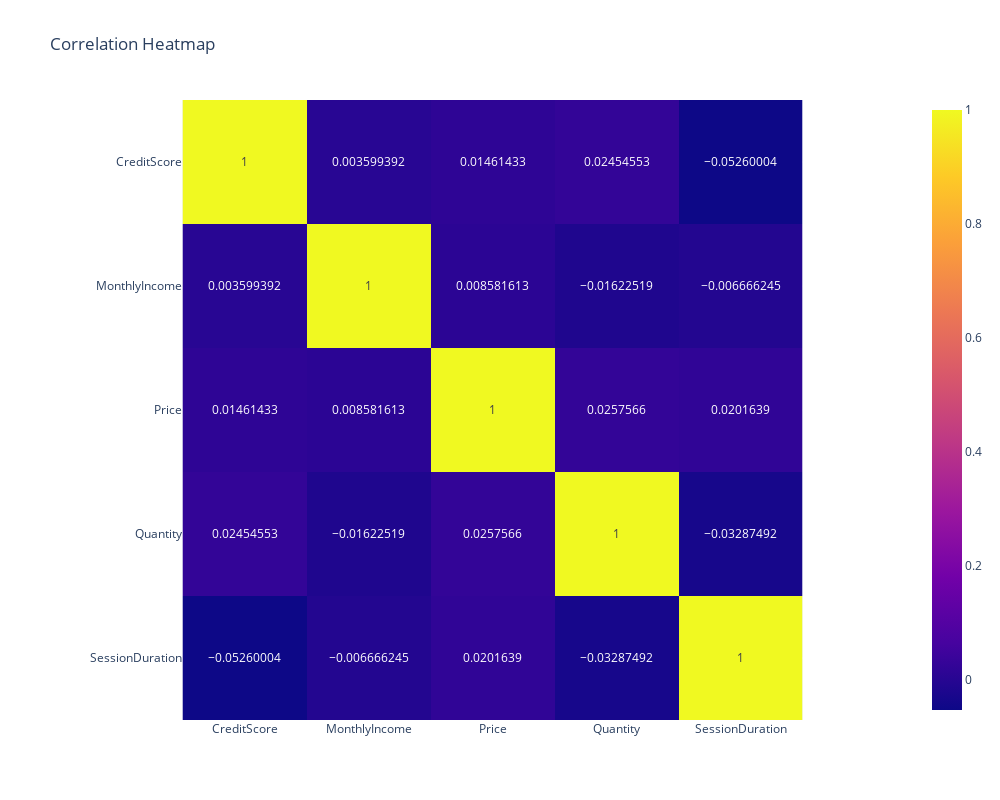

The notebook cell this image was saved under:
### Code cell
# Correlation Heatmap
corr_matrix = df[['CreditScore', 'MonthlyIncome', 'Price', 'Quantity', 'SessionDuration']].corr()
fig = px.imshow(corr_matrix, text_auto=True, title='Correlation Heatmap')
fig.update_layout(height = 800,width = 1000)
fig.show()

### Figure 1 — Plotly figure (JSON) as saved in the notebook; plotly's stock layout.template omitted (floating-point values rounded to 4 significant figures)
{"data": [{"coloraxis": "coloraxis", "hovertemplate": "x: %{x}<br>y: %{y}<br>color: %{z}<extra></extra>", "name": "0", "texttemplate": "%{z}", "type": "heatmap", "x": ["CreditScore", "MonthlyIncome", "Price", "Quantity", "SessionDuration"], "xaxis": "x", "y": ["CreditScore", "MonthlyIncome", "Price", "Quantity", "SessionDuration"], "yaxis": "y", "z": [[1.0, 0.003599, 0.01461, 0.02455, -0.0526], [0.003599, 1.0, 0.008582, -0.01623, -0.006666], [0.01461, 0.008582, 1.0, 0.02576, 0.02016], [0.02455, -0.01623, 0.02576, 1.0, -0.03287], [-0.0526, -0.006666, 0.02016, -0.03287, 1.0]]}], "layout": {"coloraxis": {"colorscale": [[0, "#0d0887"], [0.1111, "#46039f"], [0.2222, "#7201a8"], [0.3333, "#9c179e"], [0.4444, "#bd3786"], [0.5556, "#d8576b"], [0.6667, "#ed7953"], [0.7778, "#fb9f3a"], [0.8889, "#fdca26"], [1, "#f0f921"]]}, "height": 800, "title": {"text": "Correlation Heatmap"}, "width": 1000, "xaxis": {"anchor": "y", "constrain": "domain", "domain": [0, 1], "scaleanchor": "y"}, "yaxis": {"anchor": "x", "autorange": "reversed", "constrain": "domain", "domain": [0, 1]}}}
